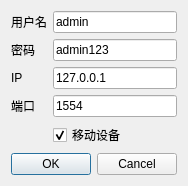
<?xml version="1.0" encoding="UTF-8"?>
<ui version="4.0">
 <class>RtspConfigView</class>
 <widget class="QDialog" name="RtspConfigView">
  <property name="geometry">
   <rect>
    <x>0</x>
    <y>0</y>
    <width>174</width>
    <height>186</height>
   </rect>
  </property>
  <property name="windowTitle">
   <string>打开设备(RTSP)</string>
  </property>
  <layout class="QGridLayout" name="gridLayout">
   <item row="1" column="0">
    <widget class="QDialogButtonBox" name="buttonBox">
     <property name="orientation">
      <enum>Qt::Horizontal</enum>
     </property>
     <property name="standardButtons">
      <set>QDialogButtonBox::Cancel|QDialogButtonBox::Ok</set>
     </property>
    </widget>
   </item>
   <item row="0" column="0">
    <layout class="QGridLayout" name="gridLayout_2">
     <item row="0" column="1">
      <widget class="QLineEdit" name="username">
       <property name="text">
        <string>admin</string>
       </property>
      </widget>
     </item>
     <item row="1" column="0">
      <widget class="QLabel" name="label_2">
       <property name="text">
        <string>密码</string>
       </property>
      </widget>
     </item>
     <item row="2" column="0">
      <widget class="QLabel" name="label_3">
       <property name="text">
        <string>IP</string>
       </property>
      </widget>
     </item>
     <item row="3" column="1">
      <widget class="QLineEdit" name="port">
       <property name="text">
        <string>1554</string>
       </property>
      </widget>
     </item>
     <item row="2" column="1">
      <widget class="QLineEdit" name="ip">
       <property name="text">
        <string>127.0.0.1</string>
       </property>
      </widget>
     </item>
     <item row="3" column="0">
      <widget class="QLabel" name="label_4">
       <property name="text">
        <string>端口</string>
       </property>
      </widget>
     </item>
     <item row="1" column="1">
      <widget class="QLineEdit" name="password">
       <property name="text">
        <string>admin123</string>
       </property>
      </widget>
     </item>
     <item row="0" column="0">
      <widget class="QLabel" name="label">
       <property name="text">
        <string>用户名</string>
       </property>
      </widget>
     </item>
     <item row="4" column="1">
      <widget class="QCheckBox" name="isphoto">
       <property name="text">
        <string>移动设备</string>
       </property>
       <property name="checked">
        <bool>true</bool>
       </property>
      </widget>
     </item>
    </layout>
   </item>
  </layout>
 </widget>
 <resources/>
 <connections>
  <connection>
   <sender>buttonBox</sender>
   <signal>accepted()</signal>
   <receiver>RtspConfigView</receiver>
   <slot>accept()</slot>
   <hints>
    <hint type="sourcelabel">
     <x>248</x>
     <y>254</y>
    </hint>
    <hint type="destinationlabel">
     <x>157</x>
     <y>274</y>
    </hint>
   </hints>
  </connection>
  <connection>
   <sender>buttonBox</sender>
   <signal>rejected()</signal>
   <receiver>RtspConfigView</receiver>
   <slot>reject()</slot>
   <hints>
    <hint type="sourcelabel">
     <x>316</x>
     <y>260</y>
    </hint>
    <hint type="destinationlabel">
     <x>286</x>
     <y>274</y>
    </hint>
   </hints>
  </connection>
 </connections>
</ui>
